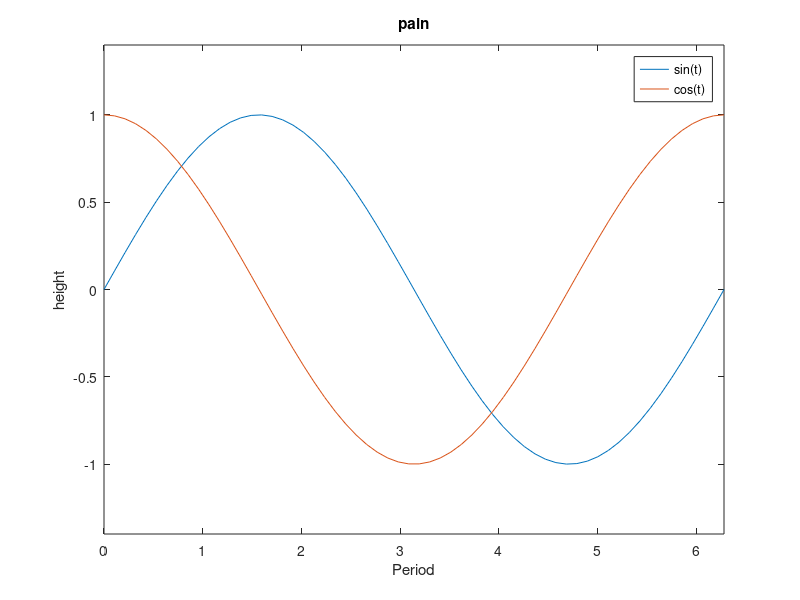

Write MATLAB code to recreate this figure.
figure
t=linspace(0, 2*pi, 60);
f=sin(t);
plot(t,f);
hold on

g=cos(t);
plot (t,g);

xlabel('Period')
ylabel('height')
title('pain')

legend('sin(t)', 'cos(t)')

ylim([-1.4 1.4])
xlim([0 2*pi])

% Author: Theodis Hill
% Script: shortProblems
% Dependencies: none
